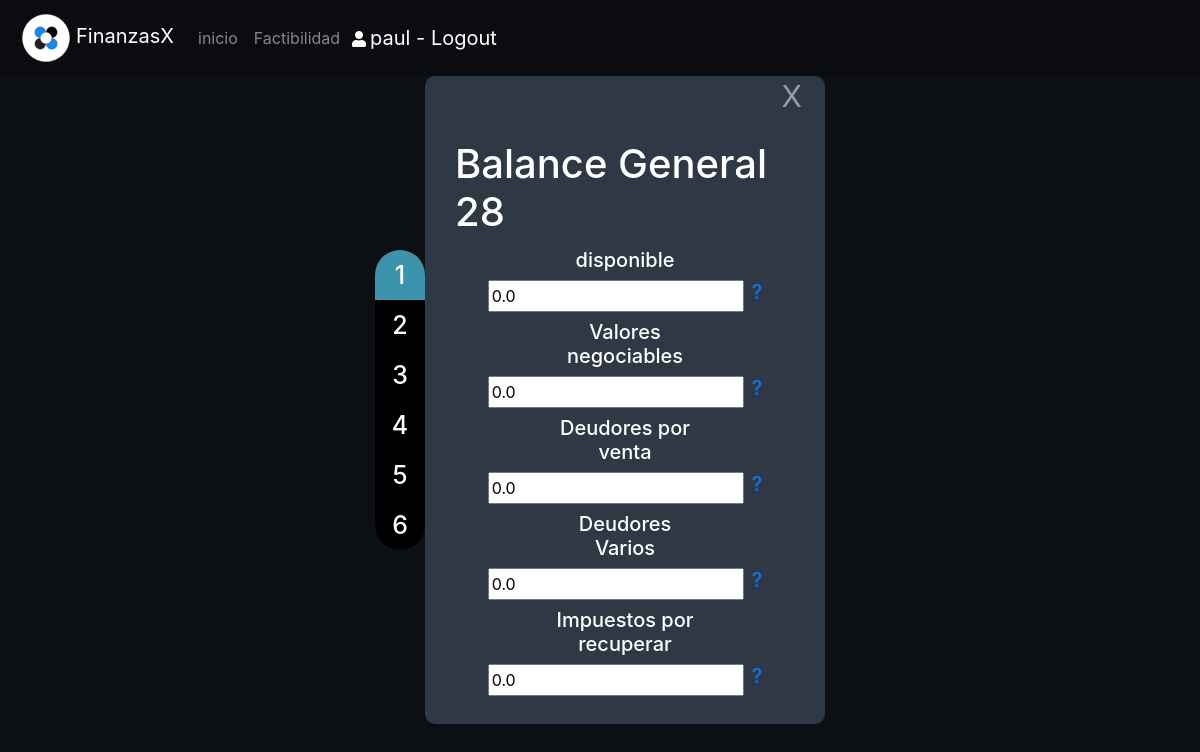
Screenshot of /gestion/detalle/balance/28 (signed in) with the database file from the repository.
### gestion/models.py (models this page shows, shortened)
class BalanceGeneral(models.Model):
    disponible = models.FloatField(default=0)
    valoresNegociables = models.FloatField(default=0)
    deudoresPorVenta = models.FloatField(default=0)
    deudoresVarios = models.FloatField(default=0)
    impuestosPorRecuperar = models.FloatField(default=0)
    cuentaPorPagar = models.FloatField(default=0)
    provedores = models.FloatField(default=0)
    retenciones = models.FloatField(default=0)
    convenioConInstituciones = models.FloatField(default=0)
    otros = models.FloatField(default=0)
    mueblesUtiles = models.FloatField(default=0)
    maquinariaEquipoOficina = models.FloatField(default=0)
    otrosActivosFijos = models.FloatField(default=0)
    equipoTransporte = models.FloatField(default=0)
    acredoresHipotecarios = models.FloatField(default=0)
    programasComputacionales = models.FloatField(default=0)
    otros2 = models.FloatField(default=0)
    amortizaciones = models.FloatField(default=0)
    capitalSocial = models.FloatField(default=0)
    utilidadesRetenidas = models.FloatField(default=0)
    fechaCreacion = models.DateField(default=datetime.now)
    creador = models.ForeignKey(settings.AUTH_USER_MODEL,on_delete=models.CASCADE)

### gestion/views.py (the view)
# urls.py: path('detalle/balance/<int:pk>',views.detalleBalance,name='detalleBalance'),
@login_required
def detalleBalance(request,pk):
    try:
        balance = BalanceGeneral.objects.get(pk=pk)
    except BalanceGeneral.DoesNotExist:
        raise Http404("!el balance no existe")
    contexto={
        'b':balance
    }
    return render(request,'gestion/detalleBalance.html',contexto)

### gestion/templates/gestion/detalleBalance.html (shortened to what this page needs)
{% extends "base_menu.html" %}
{% load static %}
{% block content %}
<div id="${id}" class="fondo d-flex justify-content-center" tabindex="-1">
  <div class="fixed1 front">
    <div id="pasoB1" class="contenido borde1" onclick="mostrarConRango(1,5),mostrarPaso(1)" ><h1 class="borde1">1</h1></div>
    <div id="pasoB2" class="contenido" onclick="mostrarConRango(6,9),mostrarPaso(2)"><h1>2</h1></div>
    <div id="pasoB3" class="contenido" onclick="mostrarConRango(10,12),mostrarPaso(3)"><h1>3</h1></div>
    <div id="pasoB4" class="contenido" onclick="mostrarConRango(13,17),mostrarPaso(4)"><h1>4</h1></div>
    <div id="pasoB5" class="contenido" onclick="mostrarConRango(18,18),mostrarPaso(5)"><h1>5</h1></div>
    <div id="pasoB6" class="contenido borde2" onclick="pasoFinal(),mostrarPaso(6)"><h1 class="borde2">6</h1></div>
  </div>
  <div id="contenedorActualizar" class="contenedorMensaje dark col-sm-12 col-md-4  d-flex justify-content-center">
    <div class="close"> <Button onclick="window.location='{% url 'gestion:index' %}'" title="Cerrar">X</Button> </div>
    <div class="row pt-4 pb-4  ml-0 mr-0 pl-0 pr-0 col-md-12 d-flex  justify-content-center rounded ">
      <div class="col-md-12 d-flex justify-content-center">
        <h1>Balance General {{ b.id }}</h1>
      </div>
        <div id="p1" class="row col-md-12 mt-1 mb-1 ml-0 mr-0 dflex justify-content-center inputDatos">
          <h5 class="pl-0 pr-0 text-center col-md-5">disponible</h5>
          <input class="ml-1 mr-1" id="disponible" name="disponible" type="number" value="{{ b.disponible }}">
         <a class="ml-1 mr-1 h5" href="#" title="Información adicional">?</a>
        </div>
        <div id="p2" class="row col-md-12 mt-1 mb-1 ml-0 mr-0 dflex justify-content-center inputDatos">
          <h5 class="pl-0 pr-0 text-center col-md-5">Valores negociables</h5>
          <input class="ml-1 mr-1" id="valoresNegociables" name="valoresNegociables" type="number" value="{{ b.valoresNegociables }}">
         <a class="ml-1 mr-1 h5" href="#" title="Información adicional">?</a>
        </div>
        <div id="p3" class="row col-md-12 mt-1 mb-1 ml-0 mr-0 dflex justify-content-center inputDatos">
          <h5 class="pl-0 pr-0 text-center col-md-5">Deudores por venta</h5>
          <input class="ml-1 mr-1" id="deudoresPorVenta" name="deudoresPorVenta" type="number" value="{{ b.deudoresPorVenta }}">
         <a class="ml-1 mr-1 h5" href="#" title="Información adicional">?</a>
        </div>
        <div id="p4" class="row col-md-12 mt-1 mb-1 ml-0 mr-0 dflex justify-content-center inputDatos">
          <h5 class="pl-0 pr-0 text-center col-md-5">Deudores Varios</h5>
          <input class="ml-1 mr-1" id="deudoresVarios" name="deudoresVarios" type="number" value="{{ b.deudoresVarios }}">
         <a class="ml-1 mr-1 h5" href="#" title="Información adicional">?</a>
        </div>
        <div id="p5" class="row col-md-12 mt-1 mb-1 ml-0 mr-0 dflex justify-content-center inputDatos">
          <h5 class="pl-0 pr-0 text-center col-md-5">Impuestos por recuperar</h5>
          <input class="ml-1 mr-1" id="impuestosPorRecuperar" name="impuestosPorRecuperar" type="number" value="{{ b.impuestosPorRecuperar }}">
         <a class="ml-1 mr-1 h5" href="#" title="Información adicional">?</a>
        </div>
  </div>
</div>
</div>
{% endblock %}

### templates/base_menu.html (shortened to what this page needs)
{% extends "base_bootstrap.html" %}
{% load static %}
{% block navbar %}
<nav class="navbar navbar-expand-md navbar-dark black fixed-top" >
    <a class="navbar-brand" href="{% url 'gestion:index' %}"><img class="iconLabsol" src="{% static 'images/iconLabsol.png' %}" alt="">FinanzasX</a>
    <div class="collapse navbar-collapse" id="barranavegacion">
      <ul class="navbar-nav">
        <li class="nav-item">
          <a class="nav-link" href="{% url 'gestion:index' %}">inicio</a>
        </li>
        <li class="nav-item">
            <a class="nav-link" href="{% url 'gestion:factibilidad' %}">Factibilidad</a>
          </li>
          {% if user.is_authenticated %}
      <li class="color-blue">
        <i class="fas fa-user icon-user ml-1 mr-1"></i><a class="navbar-brand" href="{% url 'logout' %}?next={% url 'gestion:index' %}">{{ user.get_username }} - Logout</a>
      </li>
      {% else %}
      <li class="color-blue">
          <a class="nav-link" href="{% url 'login' %}?next={{request.path}}">Login</a>
      </li>
      {% endif %}
      </ul>
    </div>
</nav>
{% endblock %}

### static/css/main.css (style rules this page uses)
body { padding-top: 4rem; }
.iconLabsol { height: 50px; width: 50px; margin: 0px 5px 0px 5px; }
.dflex { display: flex; }
.fondoNegro h1 { background-color: #000000; }
.fondoSeleccion h1 { background-color: rgb(58, 149, 172); }
.inputDatos a { text-decoration: none; }
.fixed1 { display: flex; width: 50px; flex-wrap: wrap; text-align: center; display: flex; flex-wrap: wrap; border-radius: 20px; }
.borde1 h1 { border-radius:45px 45px 0px 0px; }
.borde2 h1 { border-radius: 0px 0px 45px 45px; }
.contenido { position: relative; cursor: pointer; width: auto; }
.contenido h1 { position: relative; display: flex; flex-wrap: wrap; justify-content: center; align-items: center; width: 50px; height: 50px; font-size: 25px; color: white; margin-bottom: 0px; }
.contenedorMensaje { border-color: blue; display: flex; flex-wrap: wrap; align-content: space-between; background-color: black; border-radius: 10px; }
.close { position: relative; display: flex; flex-wrap: wrap; justify-content: flex-end; width: 100%; height: 40px; }
.close button { font-size: 30px; text-align: center; outline: none; border-color: transparent; color: white; background-color: transparent; }
.fondo { position: absolute; width: 100%; height: 100%; top: 0; bottom: 0; left: 0; right: 0; margin: auto; background-color: rgba(12, 15, 19, 0.97); display: flex; justify-content: center; align-items: center; }
body { background-color: #1e262e; color: white; }
.dark { background-color: #2e3945; color: white; }
.black { background-color: #0a0c0f; }
.front { z-index: 3; }

### rows the page displays
BalanceGeneral: id "28", disponible "0.0", valoresNegociables "0.0", deudoresPorVenta "0.0", deudoresVarios "0.0", impuestosPorRecuperar "0.0"

### other values shown
{{ user.get_username }} "paul"
